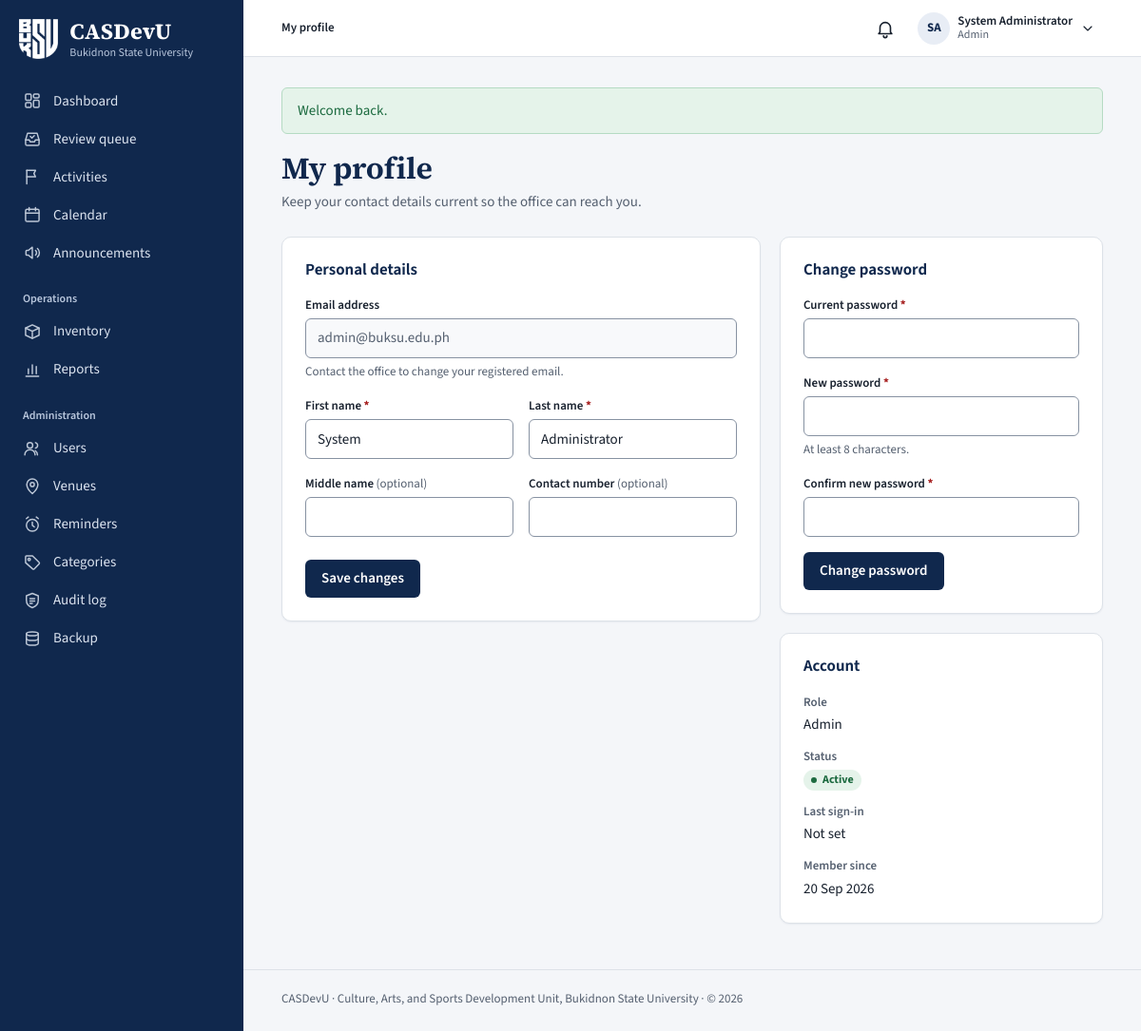
The app's page /profile.php (signed in) with its own data.
### tables this page shows
CREATE TABLE users (
    user_id         INT UNSIGNED AUTO_INCREMENT PRIMARY KEY,
    role_id         TINYINT UNSIGNED NOT NULL,

     
    email           VARCHAR(150) NOT NULL UNIQUE,    
    password_hash   VARCHAR(255) NOT NULL,           
     
    student_number  VARCHAR(30)  NULL UNIQUE,        
    first_name      VARCHAR(80)  NOT NULL,
    middle_name     VARCHAR(80)  NULL,
    last_name       VARCHAR(80)  NOT NULL,
    sex             ENUM('male','female','other') NULL,
    birth_date      DATE         NULL,
    contact_number  VARCHAR(30)  NULL,
    photo_path      VARCHAR(255) NULL,

     
    course_id       INT UNSIGNED     NULL,
    year_level_id   TINYINT UNSIGNED NULL,
    section         VARCHAR(20)      NULL,

     
    status          ENUM('pending','active','inactive','suspended')
                        NOT NULL DEFAULT 'pending',
    last_login_at   DATETIME NULL,
    created_at      TIMESTAMP NOT NULL DEFAULT CURRENT_TIMESTAMP,
    updated_at      TIMESTAMP NOT NULL DEFAULT CURRENT_TIMESTAMP
                        ON UPDATE CURRENT_TIMESTAMP,

    CONSTRAINT fk_users_role       FOREIGN KEY (role_id)       REFERENCES roles(role_id),
    CONSTRAINT fk_users_course     FOREIGN KEY (course_id)     REFERENCES courses(course_id)
                                       ON DELETE SET NULL,
    CONSTRAINT fk_users_year_level FOREIGN KEY (year_level_id) REFERENCES year_levels(year_level_id)
                                       ON DELETE SET NULL,

    INDEX idx_users_role   (role_id),
    INDEX idx_users_status (status),
    INDEX idx_users_name   (last_name, first_name)
);

CREATE TABLE roles (
    role_id         TINYINT UNSIGNED AUTO_INCREMENT PRIMARY KEY,
    name            VARCHAR(40)  NOT NULL UNIQUE,    
    description     VARCHAR(255) NULL
);

### public/profile.php (the view, shortened to what the rows shown need)
<?php
require_login();
$user       = current_user();
require __DIR__ . '/../includes/layout/header.php';
?>
<div class="page-head">
    <div>
        <h1>My profile</h1>
    </div>
</div>
<div class="split">
    <section class="card">
        <div class="card-head"><h2>Personal details</h2></div>
        <form method="post" novalidate>
            <div class="form-row">
                <label for="email_display">Email address</label>
                <input type="email" id="email_display" value="<?= e($user['email']) ?>" disabled>
                <div class="hint">Contact the office to change your registered email.</div>
            </div>
            <div class="form-grid form-grid-2">
                <div class="form-row">
                    <label for="first_name">First name <span class="req">*</span></label>
                    <input type="text" id="first_name" name="first_name"
                           value="<?= e($user['first_name']) ?>" required>
                </div>
                <div class="form-row">
                    <label for="last_name">Last name <span class="req">*</span></label>
                    <input type="text" id="last_name" name="last_name"
                           value="<?= e($user['last_name']) ?>" required>
                </div>
            </div>
        </form>
    </section>
    <div class="stack">
    <section class="card">
        <div class="card-head"><h2>Change password</h2></div>
    </section>
    <section class="card">
        <div class="card-head"><h2>Account</h2></div>
        <dl class="detail-list">
            <div><dt>Role</dt><dd><?= e(ucfirst((string) $user['role_name'])) ?></dd></div>
            <div><dt>Last sign-in</dt><dd><?= e(format_datetime($user['last_login_at'])) ?></dd></div>
            <div><dt>Member since</dt><dd><?= e(format_date($user['created_at'])) ?></dd></div>
        </dl>
    </section>
    </div>
</div>
<?php require __DIR__ . '/../includes/layout/footer.php'; ?>

### includes/layout/header.php (shortened to what the rows shown need)
<?php
$user         = current_user();
$role         = current_role();
$unreadCount  = $user ? unread_notification_count((int) $user['user_id']) : 0;
$currentFile  = basename($_SERVER['SCRIPT_NAME']);
$currentDir   = basename(dirname($_SERVER['SCRIPT_NAME']));
$isStudent    = $role === 'student';
$navSection = match (true) {
    $currentDir === 'public' && $currentFile === 'index.php'   => 'dashboard',
    $currentDir === 'public' && $currentFile === 'review.php'  => 'review',
    $currentFile === 'notifications.php'                        => 'notifications',
    $currentFile === 'profile.php'                              => 'profile',
    $currentFile === 'calendar.php'                             => 'calendar',
    $currentDir === 'activities'                                => 'activities',
    $currentDir === 'announcements'                             => 'announcements',
    $currentDir === 'inventory'                                 => 'inventory',
    $currentDir === 'reports'                                   => 'reports',
    $currentDir === 'admin'                                     => pathinfo($currentFile, PATHINFO_FILENAME),
    $currentDir === 'requirements' && $isStudent                => 'my-requirements',
    $currentDir === 'participation' && $isStudent               => 'my-activities',
    $currentDir === 'participation' || $currentDir === 'requirements' => 'activities',
    default                                                     => '',
};
$sections = [
    'dashboard'       => ['Dashboard', 'index.php'],
    'review'          => ['Review queue', 'review.php'],
    'notifications'   => ['Notifications', 'notifications.php'],
    'profile'         => ['My profile', 'profile.php'],
    'calendar'        => ['Calendar', 'activities/calendar.php'],
    'activities'      => ['Activities', 'activities/index.php'],
    'announcements'   => ['Announcements', 'announcements/index.php'],
    'inventory'       => [$isStudent ? 'Costumes & equipment' : 'Inventory', 'inventory/index.php'],
    'reports'         => ['Reports', 'reports/index.php'],
    'my-activities'   => ['My activities', 'participation/my-activities.php'],
    'my-requirements' => ['My requirements', 'requirements/mine.php'],
    'users'           => [has_role('admin') ? 'Users' : 'Accounts', 'admin/users.php'],
    'venues'          => ['Venues', 'admin/venues.php'],
    'reminders'       => ['Reminders', 'admin/reminders.php'],
    'categories'      => ['Categories', 'admin/categories.php'],
    'audit'           => ['Audit log', 'admin/audit.php'],
    'backup'          => ['Backup', 'admin/backup.php'],
];
$initials = $user
    ? strtoupper(mb_substr((string) $user['first_name'], 0, 1) . mb_substr((string) $user['last_name'], 0, 1))
    : '';
?>
<!DOCTYPE html>
<html lang="en">
<head>
    <link rel="stylesheet" href="<?= asset('css/style.css') ?>">
</head>
<body>
<div class="app">
<div class="main">
<?php if ($user): ?>
    <?php
    [$sectionLabel, $sectionHref] = $sections[$navSection] ?? ['', ''];
    $pageLabel  = (string) ($pageTitle ?? '');
    $isSectionHome = $sectionHref !== '' && str_ends_with($_SERVER['SCRIPT_NAME'], '/' . $sectionHref);
    ?>
    <header class="topbar">
        <nav class="breadcrumb" aria-label="Breadcrumb">
            <ol>
                <?php if ($sectionLabel !== '' && !$isSectionHome): ?>
                    <li><a href="<?= url($sectionHref) ?>"><?= e($sectionLabel) ?></a></li>
                    <li aria-current="page"><?= e($pageLabel) ?></li>
                <?php else: ?>
                    <li aria-current="page"><?= e($sectionLabel !== '' ? $sectionLabel : $pageLabel) ?></li>
                <?php endif; ?>
            </ol>
        </nav>
        <div class="topbar-actions">
            <a class="icon-btn topbar-bell<?= $navSection === 'notifications' ? ' is-current' : '' ?>" href="<?= url('notifications.php') ?>"
               aria-label="Notifications<?= $unreadCount > 0 ? ', ' . $unreadCount . ' unread' : '' ?>"
               <?= $navSection === 'notifications' ? 'aria-current="page"' : '' ?>>
                <?= icon('bell') ?>
            </a>
            <details class="account-menu" data-menu>
                <summary class="account-trigger" aria-label="Account menu for <?= e(full_name($user)) ?>">
                    <span class="account-initials" aria-hidden="true"><?= e($initials) ?></span>
                    <span class="account-text">
                        <span class="account-name"><?= e(full_name($user)) ?></span>
                        <span class="account-role"><?= e(ucfirst((string) $role)) ?></span>
                    </span>
                    <?= icon('chevron-down', 'icon account-chevron') ?>
                </summary>
            </details>
        </div>
    </header>
<?php endif; ?>
<main class="page" id="main" tabindex="-1">

### records on screen
users: initials "SA", full_name($user) "System Administrator", email "admin@buksu.edu.ph", first_name "System", last_name "Administrator", role.name "Admin", last_login_at "Not set", created_at "20 Sep 2026"

### other values on screen
APP_NAME "CASDevU"
UNIVERSITY "Bukidnon State University"
$label "Dashboard Review queue Activities Calendar Announcements Inventory Reports Users Venues Reminders Categories Audit log Backup"
$sectionLabel !== '' ? $sectionLabel : $pageLabel "My profile"
$role "Admin"
$flashMessage['message'] "Welcome back."
$label "Active"
OFFICE_NAME "Culture, Arts, and Sports Development Unit"
